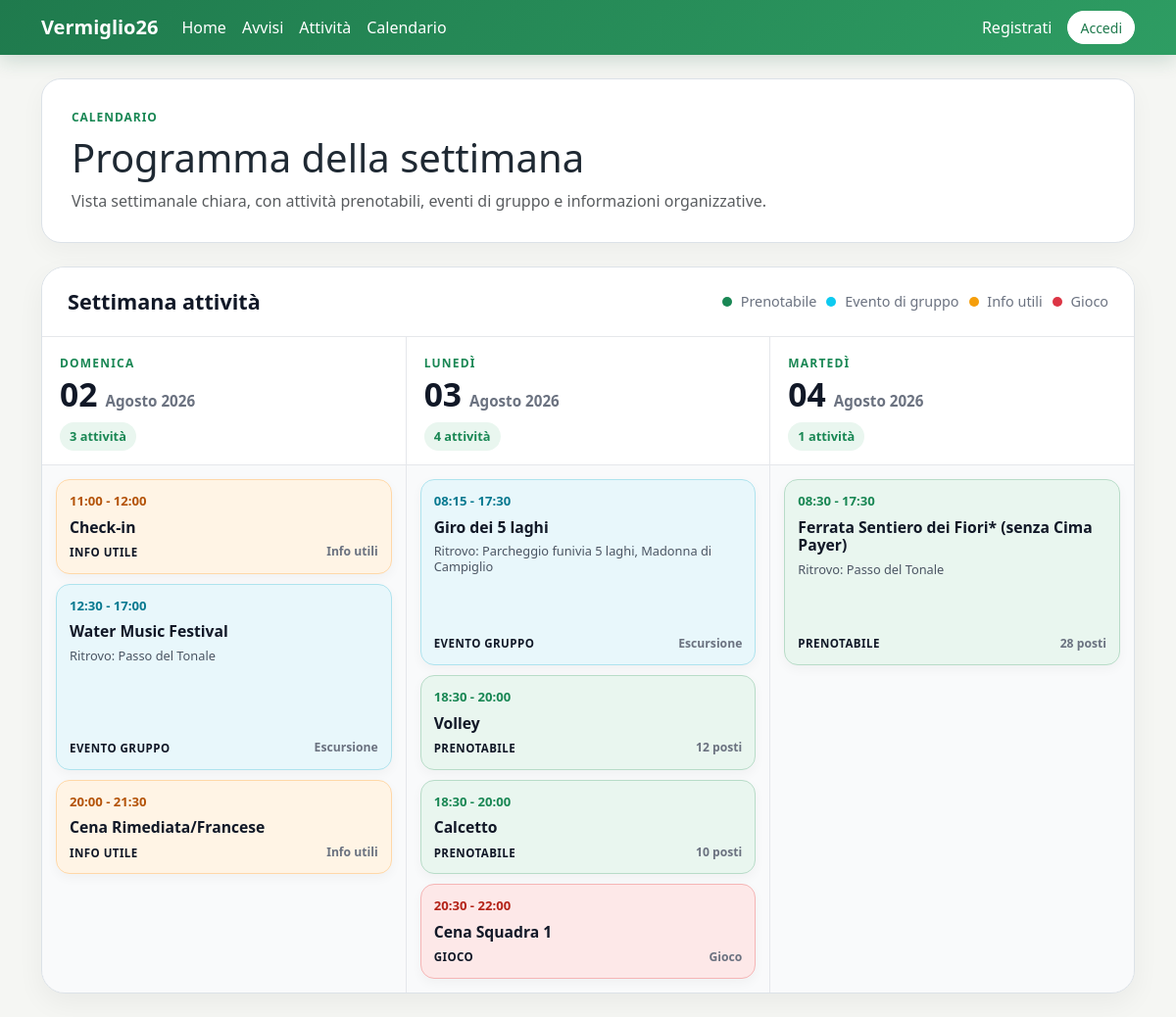
/activities/calendar/, run on an earlier commit of the app's database.
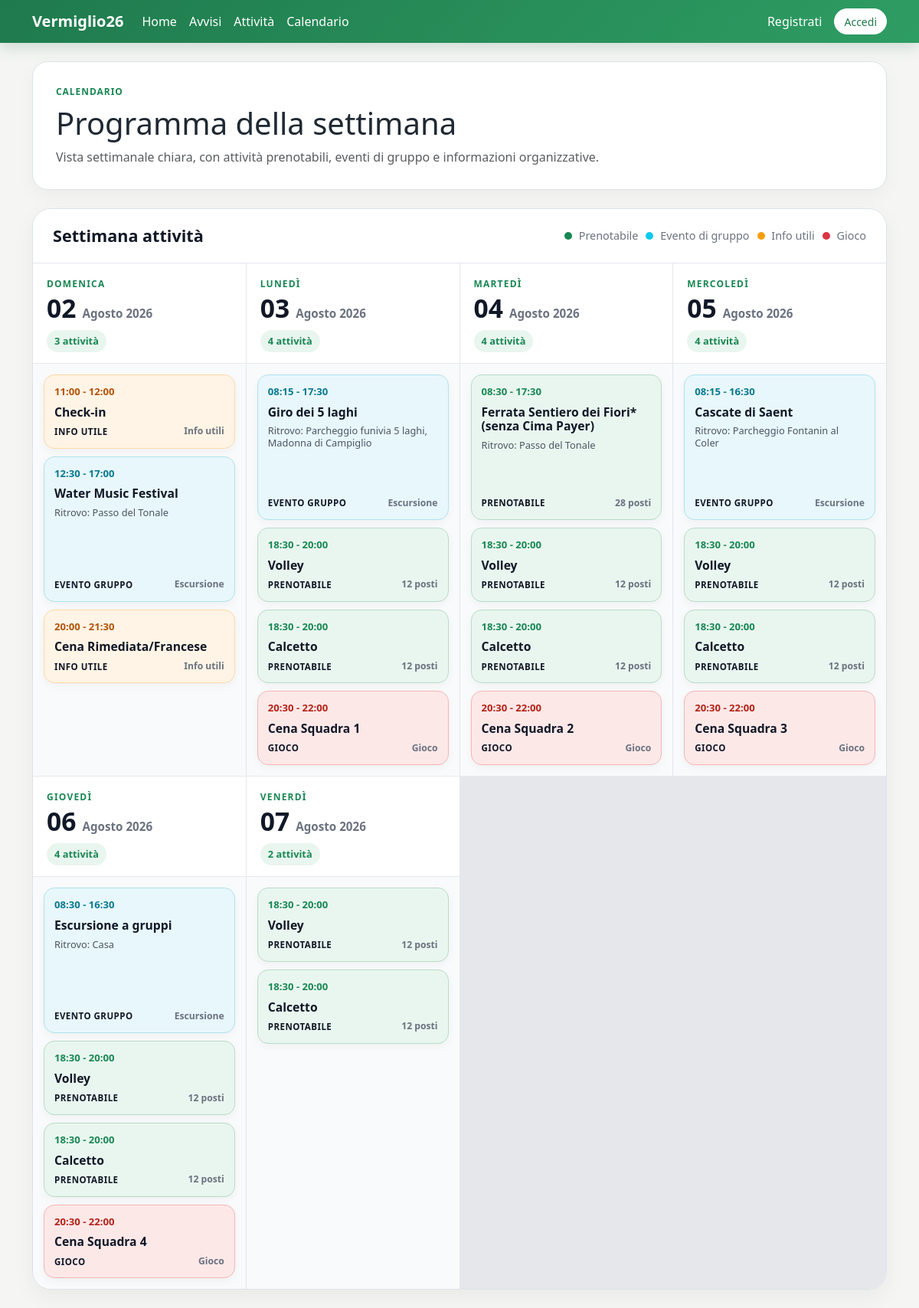
And on a later commit of the database.
### activities/models.py (models this page shows, shortened)
class Activity(models.Model):
    title = models.CharField(max_length=200)
    category = models.ForeignKey(
        Category,
        on_delete=models.SET_NULL,
        null=True,
        blank=True,
        related_name="activities"
    )
    description = models.TextField(blank=True)
    image = models.ImageField(
        upload_to="activities/",
        blank=True,
        null=True,
        verbose_name="Immagine"
    )
    date = models.DateField()
    start_time = models.TimeField()
    end_time = models.TimeField(blank=True, null=True)
    meeting_place = models.CharField(max_length=200)
    max_participants = models.PositiveIntegerField(
        blank=True,
        null=True,
        verbose_name="Numero massimo partecipanti"
    )
    price = models.DecimalField(
        max_digits=7,
        decimal_places=2,
        blank=True,
        null=True,
        validators=[
            MinValueValidator(Decimal("0.00"))
        ],
        verbose_name="Prezzo"
    )
    what_to_bring = models.TextField(blank=True)
    requires_booking = models.BooleanField(
        default=True,
        verbose_name="Richiede prenotazione"
    )
    created_by = models.ForeignKey(
        settings.AUTH_USER_MODEL,
        on_delete=models.CASCADE,
        related_name="created_activities"
    )
    created_at = models.DateTimeField(auto_now_add=True)
    updated_at = models.DateTimeField(auto_now=True)
    class Meta:
        verbose_name_plural = "Activities"
    @property
    def booked_count(self):
        return self.bookings.count()
    @property
    def available_spots(self):
        if not self.requires_booking:
            return None
        if self.max_participants is None:
            return None
        return self.max_participants - self.booked_count
    @property
    def is_full(self):
        if not self.requires_booking:
            return False
        if self.available_spots is None:
            return False
        return self.available_spots <= 0
    @property
    def is_almost_full(self):
        if not self.requires_booking:
            return False
        if self.available_spots is None:
            return False
        return not self.is_full and self.available_spots <= 3

class Category(models.Model):
    name = models.CharField(max_length=100, unique=True)
    description = models.TextField(blank=True)
    class Meta:
        verbose_name_plural = "Categories"

### activities/views.py (the view)
# urls.py: path("calendar/", views.activity_calendar, name="activity_calendar"),
def activity_calendar(request):
    restricted_redirect = registration_only_redirect(request)
    if restricted_redirect:
        return restricted_redirect
    activities = Activity.objects.all().order_by(
        "date",
        "start_time"
    )
    activities_by_date = {}
    for activity in activities:
        activity_start = datetime.combine(
            activity.date,
            activity.start_time
        )
        if activity.end_time:
            activity_end = datetime.combine(
                activity.date,
                activity.end_time
            )
        else:
            activity_end = activity_start + timedelta(hours=3)
        duration_minutes = int(
            (activity_end - activity_start).total_seconds() / 60
        )
        activity.duration_minutes = duration_minutes
        if duration_minutes <= 120:
            activity.duration_class = "duration-short"
        elif duration_minutes <= 240:
            activity.duration_class = "duration-medium"
        else:
            activity.duration_class = "duration-long"
        if activity.date not in activities_by_date:
            activities_by_date[activity.date] = []
        activities_by_date[activity.date].append(activity)
    context = {
        "activities_by_date": activities_by_date
    }
    return render(request, "activities/activity_calendar.html", context)

### templates/activities/activity_calendar.html (shortened to what this page needs)
{% extends "base.html" %}
{% block content %}
    <section class="page-header mb-4">
        <div>
            <p class="section-label mb-2">Calendario</p>
            <h1 class="mb-2">
                Programma della settimana
            </h1>
            <p class="text-muted mb-0">
                Vista settimanale chiara, con attività prenotabili, eventi di gruppo e informazioni organizzative.
            </p>
        </div>
    </section>
    {% if activities_by_date %}
        <section class="weekly-calendar-page">
            <div class="weekly-calendar-shell">
                <div class="weekly-calendar-topbar">
                    <h2>
                        Settimana attività
                    </h2>
                    <div class="weekly-calendar-legend">
                        <span>
                            <span class="legend-dot legend-bookable"></span>
                            Prenotabile
                        </span>
                        <span>
                            <span class="legend-dot legend-group"></span>
                            Evento di gruppo
                        </span>
                        <span>
                            <span class="legend-dot legend-info"></span>
                            Info utili
                        </span>
                        <span>
                            <span class="legend-dot legend-game"></span>
                            Gioco
                        </span>
                    </div>
                </div>
                <div class="week-grid">
                    {% for date, activities in activities_by_date.items %}
                        <article class="day-column">
                            <header class="day-header">
                                <div class="day-name">
                                    {{ date|date:"l" }}
                                </div>
                                <div class="day-date">
                                    <span class="day-number">
                                        {{ date|date:"d" }}
                                    </span>
                                    <span class="day-month">
                                        {{ date|date:"F Y" }}
                                    </span>
                                </div>
                                <span class="day-count">
                                    {{ activities|length }} attività
                                </span>
                            </header>
                            <div class="events-list">
                                {% for activity in activities %}
                                    <a
                                        href="{% url 'activities:activity_detail' activity.pk %}"
                                        class="calendar-event {{ activity.duration_class }} {% if activity.category and activity.category.name == 'Gioco' %}calendar-event-game{% elif activity.category and activity.category.name == 'Info utili' %}calendar-event-info{% elif activity.requires_booking %}calendar-event-bookable{% else %}calendar-event-group{% endif %}"
                                    >
                                        <div>
                                            <div class="event-time">
                                                {{ activity.start_time|time:"H:i" }}
                                                {% if activity.end_time %}
                                                    - {{ activity.end_time|time:"H:i" }}
                                                {% else %}
                                                    - durata stimata 3h
                                                {% endif %}
                                            </div>
                                            <div class="event-title">
                                                {{ activity.title }}
                                            </div>
                                            {% if activity.duration_minutes > 120 %}
                                                <div class="event-meta">
                                                    Ritrovo: {{ activity.meeting_place }}
                                                </div>
                                            {% endif %}
                                        </div>
                                        <div class="event-footer">
                                            <span class="event-type">
                                                {% if activity.category and activity.category.name == "Gioco" %}
                                                    Gioco
                                                {% elif activity.category and activity.category.name == "Info utili" %}
                                                    Info utile
                                                {% elif activity.requires_booking %}
                                                    Prenotabile
                                                {% else %}
                                                    Evento gruppo
                                                {% endif %}
                                            </span>
                                            {% if activity.category and activity.category.name == "Info utili" %}
                                                <span class="event-extra">
                                                    {{ activity.category.name }}
                                                </span>
                                            {% elif activity.requires_booking %}
                                                <span class="event-extra">
                                                    {% if activity.is_full %}
                                                        Completa
                                                    {% elif activity.is_almost_full %}
                                                        Quasi piena
                                                    {% else %}
                                                        {{ activity.available_spots }} posti
                                                    {% endif %}
                                                </span>
                                            {% elif activity.category %}
                                                <span class="event-extra">
                                                    {{ activity.category.name }}
                                                </span>
                                            {% endif %}
                                        </div>
                                    </a>
                                {% empty %}
                                    <div class="empty-day">
                                        Nessuna attività.
                                    </div>
                                {% endfor %}
                            </div>
                        </article>
                    {% endfor %}
                </div>
            </div>
        </section>
    {% endif %}
{% endblock %}

### templates/base.html (shortened to what this page needs)
{% load static %}
<!doctype html>
<html lang="it">
    <head>
        <link href="https://cdn.jsdelivr.net/npm/bootstrap@5.3.3/dist/css/bootstrap.min.css" rel="stylesheet">
        <link rel="stylesheet" href="{% static 'css/style.css' %}">
    </head>
    <body>
        <nav class="navbar navbar-expand-lg sticky-top {% if user.is_authenticated and user.is_staff %}navbar-light bg-white border-bottom organizer-navbar{% else %}navbar-dark participant-navbar{% endif %}">
            <div class="container">
                <a class="navbar-brand fw-bold" href="{% url 'accounts:home' %}">
                    Vermiglio26
                </a>
                <div class="collapse navbar-collapse" id="mainNavbar">
                    <ul class="navbar-nav me-auto mb-2 mb-lg-0">
                        {% if not registration_only_mode or user.is_staff %}
                            <li class="nav-item">
                                <a class="nav-link" href="{% url 'accounts:home' %}">
                                    Home
                                </a>
                            </li>
                            <li class="nav-item">
                                <a class="nav-link" href="{% url 'activities:notice_list' %}">
                                    Avvisi
                                </a>
                            </li>
                            <li class="nav-item">
                                <a class="nav-link" href="{% url 'activities:activity_list' %}">
                                    Attività
                                </a>
                            </li>
                            <li class="nav-item">
                                <a class="nav-link" href="{% url 'activities:activity_calendar' %}">
                                    Calendario
                                </a>
                            </li>
                        {% endif %}
                    </ul>
                    <ul class="navbar-nav ms-auto mb-2 mb-lg-0">
                        {% if user.is_authenticated %}
                            {% if not registration_only_mode or user.is_staff %}
                                <li class="nav-item">
                                    <a class="nav-link" href="{% url 'activities:my_bookings' %}">
                                        Le mie prenotazioni
                                    </a>
                                </li>
                            {% endif %}
                            <li class="nav-item">
                                <a class="nav-link" href="{% url 'accounts:profile' %}">
                                    Profilo
                                </a>
                            </li>
                            <li class="nav-item d-flex align-items-center">
                                <form class="d-flex align-items-center mb-0" method="post" action="{% url 'logout' %}">
                                    {% csrf_token %}
                                    <button class="btn btn-outline-secondary btn-sm ms-lg-2" type="submit">
                                        Logout
                                    </button>
                                </form>
                            </li>
                        {% else %}
                            <li class="nav-item">
                                <a class="nav-link" href="{% url 'accounts:register' %}">
                                    Registrati
                                </a>
                            </li>
                            <li class="nav-item d-flex align-items-center">
                                <a class="btn btn-success btn-sm ms-lg-2" href="{% url 'login' %}">
                                    Accedi
                                </a>
                            </li>
                        {% endif %}
                    </ul>
                </div>
            </div>
        </nav>
        <main class="container py-4">
            {% block content %}
            {% endblock %}
        </main>
    </body>
</html>

What changed in the data, as far as the page shows it:
changed Activity (number 6 of 21 on the later page): available_spots "10" → "12"
computed for Activity "Ferrata Sentiero dei Fiori* (senza Cima Payer)": activities "1" → "4"
added Activity: start_time "18:30", end_time "20:00", title "Volley", shows "PRENOTABILE", available_spots "12", shown under "MARTEDÌ"
added Activity: start_time "18:30", end_time "20:00", title "Calcetto", shows "PRENOTABILE", available_spots "12", shown under "MARTEDÌ"
added Activity: start_time "20:30", end_time "22:00", title "Cena Squadra 2", shows "GIOCO", category.name "Gioco", shown under "MARTEDÌ"
added Activity: date "MERCOLEDÌ", date "05", date "Agosto 2026", activities "4", start_time "08:15", end_time "16:30", title "Cascate di Saent", meeting_place "Parcheggio Fontanin al Coler", requires_booking "EVENTO GRUPPO", category.name "Escursione"
added Activity: start_time "18:30", end_time "20:00", title "Volley", shows "PRENOTABILE", available_spots "12", shown under "MERCOLEDÌ"
added Activity: start_time "18:30", end_time "20:00", title "Calcetto", shows "PRENOTABILE", available_spots "12", shown under "MERCOLEDÌ"
added Activity: start_time "20:30", end_time "22:00", title "Cena Squadra 3", shows "GIOCO", category.name "Gioco", shown under "MERCOLEDÌ"
added Activity: date "GIOVEDÌ", date "06", date "Agosto 2026", activities "4", start_time "08:30", end_time "16:30", title "Escursione a gruppi", meeting_place "Casa", requires_booking "EVENTO GRUPPO", category.name "Escursione"
added Activity: start_time "18:30", end_time "20:00", title "Volley", shows "PRENOTABILE", available_spots "12", shown under "GIOVEDÌ"
added Activity: start_time "18:30", end_time "20:00", title "Calcetto", shows "PRENOTABILE", available_spots "12", shown under "GIOVEDÌ"
added Activity: start_time "20:30", end_time "22:00", title "Cena Squadra 4", shows "GIOCO", category.name "Gioco", shown under "GIOVEDÌ"
added Activity: date "VENERDÌ", date "07", date "Agosto 2026", activities "2", start_time "18:30", end_time "20:00", title "Volley", shows "PRENOTABILE", available_spots "12"
added Activity: start_time "18:30", end_time "20:00", title "Calcetto", shows "PRENOTABILE", available_spots "12", shown under "VENERDÌ"
